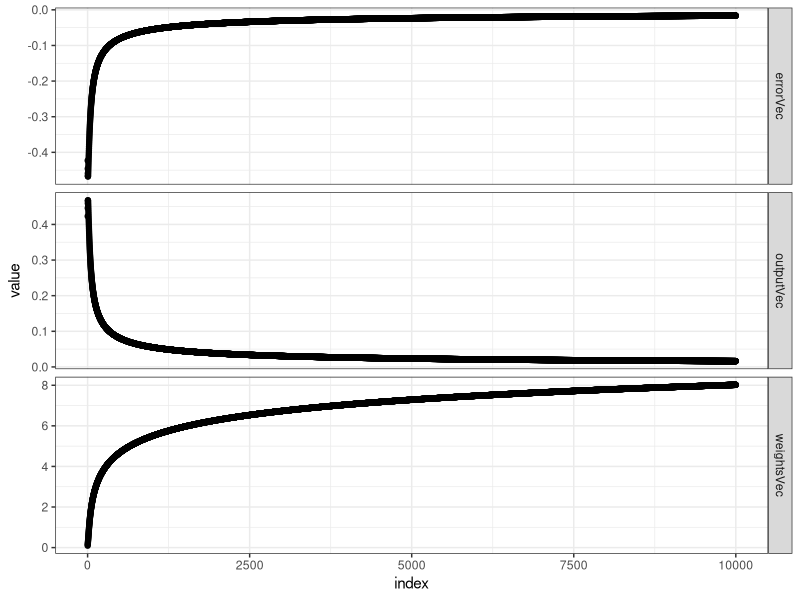

Source code (R):
# A very basic Neural Network created from scratch

# Clear environment
rm(list = ls())

# Load libraries
library(ggplot2)
library(dplyr)
library(tidyr)

# input data to input neurons
# 4x3 matrix
training_input = matrix(
  c(0,0,1,1,1,1,1,0,1,0,1,1),
  nrow = 4,
  ncol = 3)

# Output data
# 1x4 matrix (transpose it to make it 4x1)
training_ouput = t(matrix(
  c(0,1,1,0),
  nrow = 1,
  ncol = 4
))

# create rarndom weights
set.seed(0415)
weights = round(runif(3, min = -1, max = 1), 2)
# turn array into 3x1 matrix
weightsMat = matrix(
  weights,
  nrow = 3,
  ncol = 1
)


# create empty vectors for visualization purposes
outputVec = c()
weightsVec = c()
errorVec = c()
index = c()

# iterate
for(i in 1:10000) {
  index[i] = i # add to index vector
  
  # activation function (sigmoid), X is the dot product between input and weights
  output = 1/(1 + exp(-training_input %*% weightsMat))
  outputVec[i] = output # add to output vector
  
  # calculate the error
  error = training_ouput - output
  errorVec[i] = error
  
  # calculate the gradient (derivative of the activation function)
  sigmoidDeriv = output * (1 - output)
  
  # adjustment is dot T(input) dot (error * gradient)
  adjustment = t(training_input) %*% (error * sigmoidDeriv)
  weightsMat = weightsMat + adjustment
  weightsVec[i] = weightsMat
}

# create data frame to visualize metrics
df = data.frame(index, outputVec, weightsVec, errorVec) %>%
  gather("key", "value", -index)

# visualize progression of 
df %>%
  ggplot(aes(x = index, y = value)) +
  geom_point() +
  facet_grid(key~., scales = "free_y") +
  theme_bw()

  

  